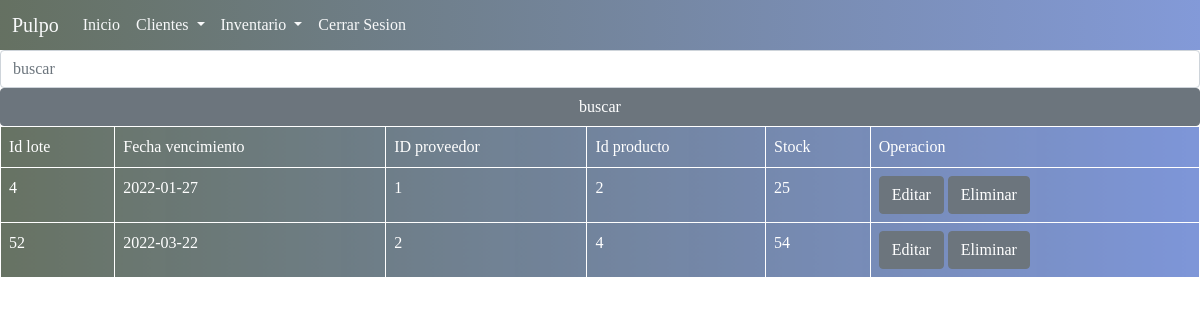
/inventario/lote/buscar.php, run on the app's committed database.
### tables this page shows
CREATE TABLE `lote` (
  `ID_Lote` int(25) NOT NULL,
  `Fecha_vencimiento` date DEFAULT NULL,
  `provedorID` int(25) DEFAULT NULL,
  `Stock` int(11) DEFAULT NULL,
  `IdProducto` int(25) DEFAULT NULL
);

### php/conexion.php (called while the page is built, shortened)
<?php
class Conexion
{
    private $_HOST = 'localhost';
    private $_USERNAME = 'root';
    private $_PASSWORD = '';
    private $_DATABASE = 'pulpof';
    private $_con;
    public function __construct()
    {
        $this ->_con = new mysqli($this ->_HOST,
        $this->_USERNAME, $this->_PASSWORD, $this->_DATABASE );
    }
    public function buscar($sql)
    {
        $res = mysqli_query($this->_con, $sql);
        return $res;
    }
}
?>

### php/lote.php (called while the page is built, shortened)
<?php
class lote{
    public function busqueda($busqueda){
        $sql = "SELECT * FROM lote WHERE
        `ID_Lote` LIKE '%$busqueda%' ";
        return $sql;
    }
}
?>

### inventario/lote/buscar.php (the view, shortened to what this page needs)
<?php
include "../../php/lote.php";
include "../../php/conexion.php";
$lot = new lote();
$con = new Conexion();
$busqueda = $_GET['buscar'];
$consulta = $lot ->busqueda($busqueda);
$resultado = $con ->buscar($consulta)
?>
<!DOCTYPE html>
<html lang="en">
<head>
    <link href="https://cdn.jsdelivr.net/npm/bootstrap@5.1.3/dist/css/bootstrap.min.css" rel="stylesheet">
    <link rel="stylesheet" href="../../css/estilos.css">
    <link rel="stylesheet" href="../../css/estilos_inventario.css">
</head>
<body>
        <div class="container-fuild" >
        <nav class="navbar navbar-expand-lg navbar-light bg-light">
  <div class="container-fluid">
    <a class="navbar-brand text-light" href="#">Pulpo</a>
    <div class="collapse navbar-collapse" id="navbarSupportedContent">
      <ul class="navbar-nav me-auto mb-2 mb-lg-0">
        <li class="nav-item">
            <a class="nav-link text-light" href="../index.php">Inicio</a>
        </li>
        <li class="nav-item dropdown">
          <a class="nav-link dropdown-toggle text-light" href="verClientes.php" id="navbarDropdown" role="button" data-bs-toggle="dropdown" aria-expanded="false">
            Clientes
          </a>
        </li>
        <li class="nav-item dropdown">
          <a class="nav-link dropdown-toggle text-light" href="inventario/producto/inventario.php" id="navbarDropdown" role="button" data-bs-toggle="dropdown" aria-expanded="false">
            Inventario
          </a>
        </li>
        <li class="nav-item">
            <a class="nav-link text-light" href="../proyecto/php/cerrarsesion.php">Cerrar Sesion</a>
        </li>
      </ul>
    </div>
  </div>
</nav>
<form action="buscar.php" class="row g-0" method="get">
<input type="text" class="form-control " name="buscar" id="buscar" placeholder="buscar" >
<input type="submit"  class="btn btn-secondary " value="buscar">
</form>
<table class="table  table-hover">
    <tr>
      <td>Id lote</td>
      <td>Fecha vencimiento</td>
      <td>ID proveedor</td>
      <td>Id producto</td>
      <td>Stock</td>
      <td>Operacion</td>
    </tr>
    <?php
    While ($row=Mysqli_fetch_assoc($resultado)){
    ?>
    <tr>
      <td> <?php echo $row["ID_Lote"];  ?></td>
      <td> <?php echo $row["Fecha_vencimiento"];  ?></td>
      <td> <?php echo $row["provedorID"];  ?></td>
      <td> <?php echo $row["IdProducto"];  ?></td>
      <td> <?php echo $row["Stock"];  ?></td>
      <td> <a class="btn btn-secondary" href="actualizarL.php? id=<?php echo $row["ID_Lote"];  ?> "> Editar</a>
          <a class="btn btn-secondary" href="procesoEliminar.php?id=<?php echo $row["ID_Lote"];  ?>" class="eliminar" onclick=
            " return borrar()"> Eliminar</a></td>
    </tr>
    <?php
    } mysqli_free_result($resultado);
    ?>
    </table>
    </div>
</body>
</html>

### CSS/estilos.css (style rules this page uses)
* { margin: 0; padding: 0; box-sizing: border-box; }
body { font-family: Georgia, 'Times New Roman', Times, serif; }
nav { text-align: right; padding: 15px 30px 0 0; position: fixed; top: 0; left: 0; width: 100%; height: 50px; background: hsla(224, 58%, 48%, 0.404); background: -webkit-linear-gradient(to right, hsla(104, 100%, 5%, 0.61),hsla(224, 58%, 48%, 0.603) ); background: linear-gradient(to right, hsla(104, 100%, 5%, 0.61),hsla(224, 58%, 48%, 0.596)); box-sizing: border-box; z-index: 1001; }

### CSS/estilos_inventario.css (style rules this page uses)
* { margin: 0; padding: 0; box-sizing: border-box; }
a { text-decoration: none; }
body { font-family: Georgia, 'Times New Roman', Times, serif; }
table { background: -webkit-linear-gradient(to right, hsla(104, 100%, 5%, 0.61),hsla(224, 58%, 48%, 0.644) ); background: linear-gradient(to right, hsla(104, 100%, 5%, 0.61),hsla(224, 58%, 48%, 0.637)); border: 1px solid; }
table td { border: 1px solid white; }
.table td { color: white; }
.table a { color: white; text-decoration: none; }

### data on the page
lote: ID_Lote "4", Fecha_vencimiento "2022-01-27", provedorID "1", IdProducto "2", Stock "25"
lote: ID_Lote "52", Fecha_vencimiento "2022-03-22", provedorID "2", IdProducto "4", Stock "54"
